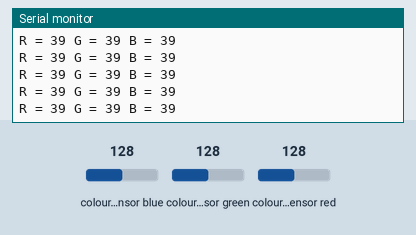
Simulated run of this sketch. Board: Arduino Uno, built with avr-gcc and run on an emulated ATmega328P. Shown: the last lines printed to the serial monitor. Wiring (inferred from the names in the program): TCS3200 colour sensor: output pin 8; S2 pin 6; S3 pin 7; S0 pin 4; S1 pin 5. Inputs (shaded band) come from the test bench; at power-on: colour sensor blue 128, colour sensor green 128, colour sensor red 128.

Above: at 1.2 s.
1.3 s: colour sensor blue set to 5
At 1.44 s:
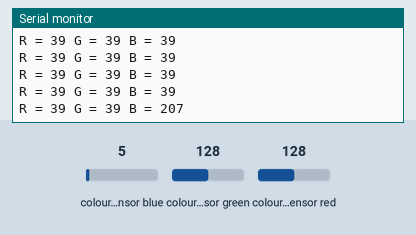
2.8 s: colour sensor green set to 5
At 2.9 s:
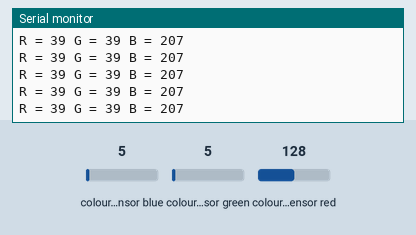
4.3 s: colour sensor red set to 5
At 4.36 s:
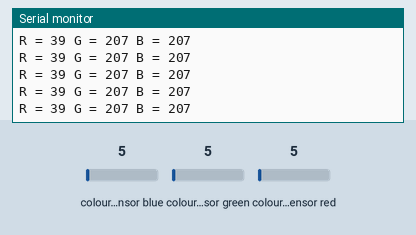

The sketch:

Color_Sense.ino
```cpp
const byte S0 =4;
const byte S1 =5;
const byte S2 =6;
const byte S3 =7;
const byte sensorOut =8;
int R = 0;
int G = 0;
int B = 0;
const byte pins[] = {S0,S1,S2,S3};
void setup(){
  // put your setup code here, to run once:
Serial.begin(9600);
for (byte i=0;i<4;i++){
  pinMode(pins[i],OUTPUT);
}
pinMode(sensorOut, INPUT);
//Setting frequency scaling to 100%
digitalWrite(S0, HIGH);
digitalWrite(S1, HIGH);
Serial.print("Colour sensor in action\n");
}

void Red(){
  digitalWrite(S2,LOW);
digitalWrite(S3,LOW);
//Reading the output frequency
R = pulseIn(sensorOut, LOW);
//print the value on the serial monitor
//map(frequency,0,20000,0,255);
Serial.print("R = ");
Serial.print(R); Serial.print(" ");
}

void Green(){
  digitalWrite(S2, HIGH);
  digitalWrite(S3, HIGH);
  //Reading the output frequency
  G = pulseIn(sensorOut,LOW);
  //print the value on the serial monitor
  //map(frequency,0,20000,0,255);
  Serial.print("G = ");
  Serial.print(G); Serial.print(" ");
}

void Blue(){
  digitalWrite(S2, LOW);
  digitalWrite(S3, HIGH);
  //Reading the output frequency
  B = pulseIn(sensorOut,LOW);
  //print the value on the serial monitor
  //map(frequency,0,20000,0,255);
  Serial.print("B = ");
  Serial.print(B); Serial.print(" \n");
}

void CheckColor(){
 /* if (R>=2&&R<=22&&(G>=8&&G<=63)&&B>=2&&B<=21){
    Serial.println("White");
  }
  else if (R>=10&&R<=101&&G>=53&&G<=292&&B>=13&&B<=102){
    Serial.println("Blue");
  }
  else if (R>=8&&R<=57&&B>=8&&B<=57&&G>=37&&G<=167){
    Serial.println("Red");
  }*/
}
void loop() {
  // put your main code here, to run repeatedly:
Red();
delay(10);
Green();
delay(10);
Blue();
delay(100);
CheckColor();
}
```

Measured:
- after the input at 1.3 s, the serial monitor: prints a new line at once (image 1)
